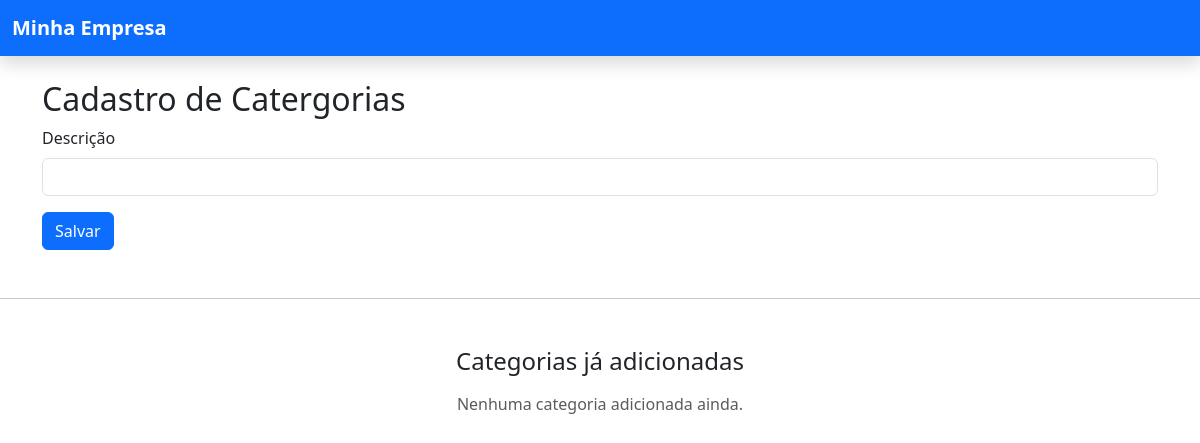
The page /Cadastro_Categorias/ on the database as committed earlier.
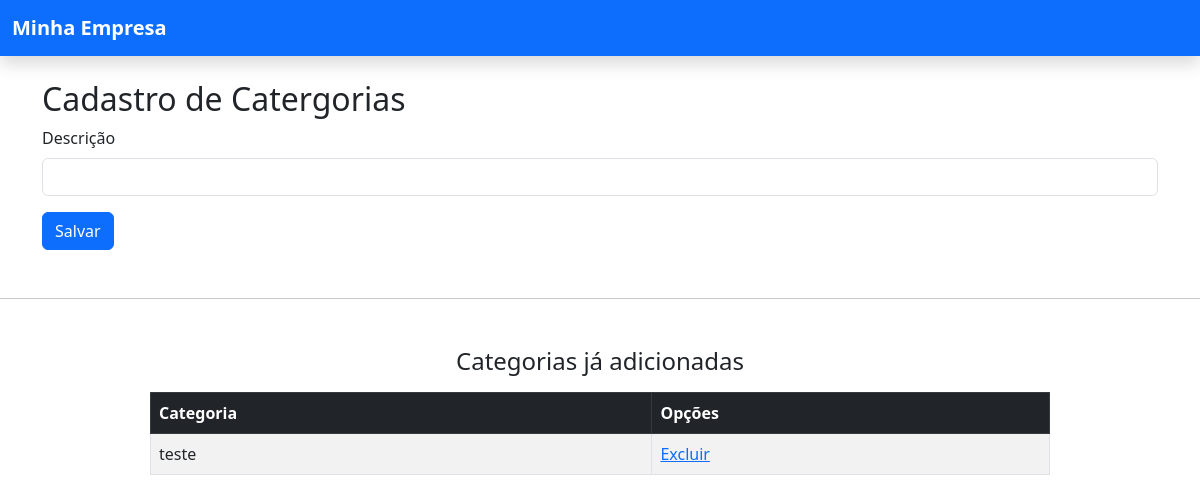
The same page on the database as committed later.
### Produtos/models.py (models this page shows)
class Categoria(models.Model):
    Descricao = models.TextField(max_length=100)

### Produtos/views.py (the view)
# urls.py: path('Cadastro_Categorias/', views.Cadastro_Categorias, name='Cadastro_Categorias'),
def Cadastro_Categorias(request):
    categorias = Categoria.objects.all()
    return render(request,"Categorias/Cadastro_Categorias.html",{"categorias": categorias})

### Produtos/templates/Categorias/Cadastro_Categorias.html (shortened to what this page needs)
<!DOCTYPE html>
<html lang="pt-br">
<head>
    <link href="https://cdn.jsdelivr.net/npm/bootstrap@5.3.0/dist/css/bootstrap.min.css" rel="stylesheet">
</head>
<body>
    {% include 'partials/HeaderBase.html' %}
    <section class="container mt-4">
        <h2>Cadastro de Catergorias</h2>
        <form method="POST" action="{% url 'Salvar_Categorias' %}">
            <div class="mb-3">
                <label for="Descricao" class="form-label">Descrição</label>
                <input type="text" class="form-control" id="Descricao" name="Descricao" required>
            </div>
            <button type="submit" class="btn btn-primary">Salvar</button>
        </form>
    </section>
    <hr class="my-5">
    <div class="container">
        <h4 class="mb-3 text-center">Categorias já adicionadas</h4>
        {% if categorias %}
            <div class="table-responsive mx-auto" style="max-width: 900px;">
                <table class="table table-bordered table-striped">
                    <thead class="table-dark">
                        <tr>
                            <th>Categoria</th>
                            <th>Opções</th>
                        </tr>
                    </thead>
                    <tbody>
                        {% for categoria in categorias %}
                            <tr>
                                <td>{{ categoria.Descricao }}</td>
                                <td>
                                    <a href="{% url 'Excluir_Categoria' categoria.id %}">Excluir</a>
                                </td>
                            </tr>
                        {% endfor %}
                    </tbody>
                </table>
            </div>
        {% else %}
            <p class="text-muted text-center">Nenhuma categoria adicionada ainda.</p>
        {% endif %}
    </div>
</body>
</html>

Rows that differ between the two databases and show on the page:
added Categoria: Descricao "teste"
Other text that changed with them:
text no longer shown: "Nenhuma categoria adicionada ainda."
text now shown: "Categoria Opções"
